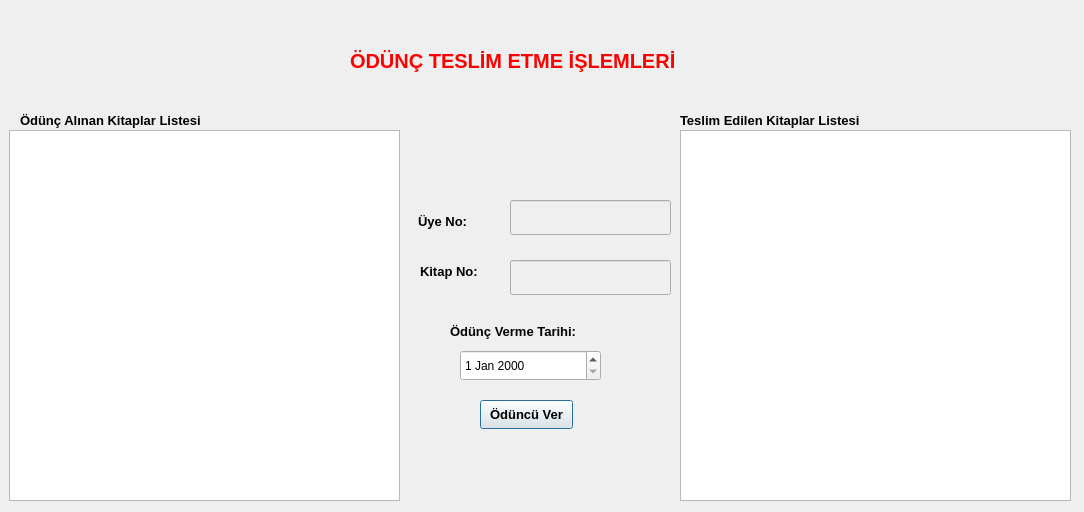
<?xml version="1.0" encoding="UTF-8"?>
<ui version="4.0">
 <class>OduncTeslimEtme</class>
 <widget class="QDialog" name="OduncTeslimEtme">
  <property name="geometry">
   <rect>
    <x>0</x>
    <y>0</y>
    <width>1084</width>
    <height>512</height>
   </rect>
  </property>
  <property name="windowTitle">
   <string>Dialog</string>
  </property>
  <widget class="QLabel" name="label">
   <property name="geometry">
    <rect>
     <x>20</x>
     <y>110</y>
     <width>261</width>
     <height>20</height>
    </rect>
   </property>
   <property name="font">
    <font>
     <pointsize>10</pointsize>
     <bold>true</bold>
    </font>
   </property>
   <property name="text">
    <string>Ödünç Alınan Kitaplar Listesi</string>
   </property>
  </widget>
  <widget class="QLabel" name="label_2">
   <property name="geometry">
    <rect>
     <x>680</x>
     <y>110</y>
     <width>301</width>
     <height>20</height>
    </rect>
   </property>
   <property name="font">
    <font>
     <pointsize>10</pointsize>
     <bold>true</bold>
    </font>
   </property>
   <property name="text">
    <string>Teslim Edilen Kitaplar Listesi</string>
   </property>
  </widget>
  <widget class="QTableView" name="tableView_2">
   <property name="geometry">
    <rect>
     <x>9</x>
     <y>130</y>
     <width>391</width>
     <height>371</height>
    </rect>
   </property>
  </widget>
  <widget class="QTableView" name="tableView_3">
   <property name="geometry">
    <rect>
     <x>680</x>
     <y>130</y>
     <width>391</width>
     <height>371</height>
    </rect>
   </property>
  </widget>
  <widget class="QLabel" name="label_3">
   <property name="geometry">
    <rect>
     <x>350</x>
     <y>10</y>
     <width>391</width>
     <height>101</height>
    </rect>
   </property>
   <property name="palette">
    <palette>
     <active>
      <colorrole role="WindowText">
       <brush brushstyle="SolidPattern">
        <color alpha="255">
         <red>255</red>
         <green>0</green>
         <blue>0</blue>
        </color>
       </brush>
      </colorrole>
     </active>
     <inactive>
      <colorrole role="WindowText">
       <brush brushstyle="SolidPattern">
        <color alpha="255">
         <red>255</red>
         <green>0</green>
         <blue>0</blue>
        </color>
       </brush>
      </colorrole>
     </inactive>
     <disabled/>
    </palette>
   </property>
   <property name="font">
    <font>
     <pointsize>15</pointsize>
     <bold>true</bold>
    </font>
   </property>
   <property name="text">
    <string>ÖDÜNÇ TESLİM ETME İŞLEMLERİ</string>
   </property>
  </widget>
  <widget class="QLabel" name="label_6">
   <property name="geometry">
    <rect>
     <x>420</x>
     <y>260</y>
     <width>81</width>
     <height>22</height>
    </rect>
   </property>
   <property name="font">
    <font>
     <pointsize>10</pointsize>
     <bold>true</bold>
    </font>
   </property>
   <property name="text">
    <string>Kitap No:</string>
   </property>
  </widget>
  <widget class="QLineEdit" name="uyeNo">
   <property name="enabled">
    <bool>false</bool>
   </property>
   <property name="geometry">
    <rect>
     <x>510</x>
     <y>200</y>
     <width>161</width>
     <height>35</height>
    </rect>
   </property>
  </widget>
  <widget class="QLabel" name="label_7">
   <property name="geometry">
    <rect>
     <x>450</x>
     <y>320</y>
     <width>171</width>
     <height>22</height>
    </rect>
   </property>
   <property name="font">
    <font>
     <pointsize>10</pointsize>
     <bold>true</bold>
    </font>
   </property>
   <property name="text">
    <string>Ödünç Verme Tarihi:</string>
   </property>
  </widget>
  <widget class="QLabel" name="label_5">
   <property name="geometry">
    <rect>
     <x>418</x>
     <y>210</y>
     <width>71</width>
     <height>22</height>
    </rect>
   </property>
   <property name="font">
    <font>
     <pointsize>10</pointsize>
     <bold>true</bold>
    </font>
   </property>
   <property name="text">
    <string>Üye No:</string>
   </property>
  </widget>
  <widget class="QDateEdit" name="dateEdit">
   <property name="geometry">
    <rect>
     <x>460</x>
     <y>350</y>
     <width>141</width>
     <height>31</height>
    </rect>
   </property>
  </widget>
  <widget class="QLineEdit" name="kitapNo">
   <property name="enabled">
    <bool>false</bool>
   </property>
   <property name="geometry">
    <rect>
     <x>510</x>
     <y>260</y>
     <width>161</width>
     <height>35</height>
    </rect>
   </property>
  </widget>
  <widget class="QPushButton" name="pushButton">
   <property name="geometry">
    <rect>
     <x>480</x>
     <y>400</y>
     <width>93</width>
     <height>29</height>
    </rect>
   </property>
   <property name="font">
    <font>
     <pointsize>10</pointsize>
     <bold>true</bold>
    </font>
   </property>
   <property name="text">
    <string>Ödüncü Ver</string>
   </property>
  </widget>
  <widget class="QLineEdit" name="firstDate">
   <property name="enabled">
    <bool>false</bool>
   </property>
   <property name="geometry">
    <rect>
     <x>430</x>
     <y>450</y>
     <width>0</width>
     <height>0</height>
    </rect>
   </property>
  </widget>
 </widget>
 <resources/>
 <connections/>
</ui>
